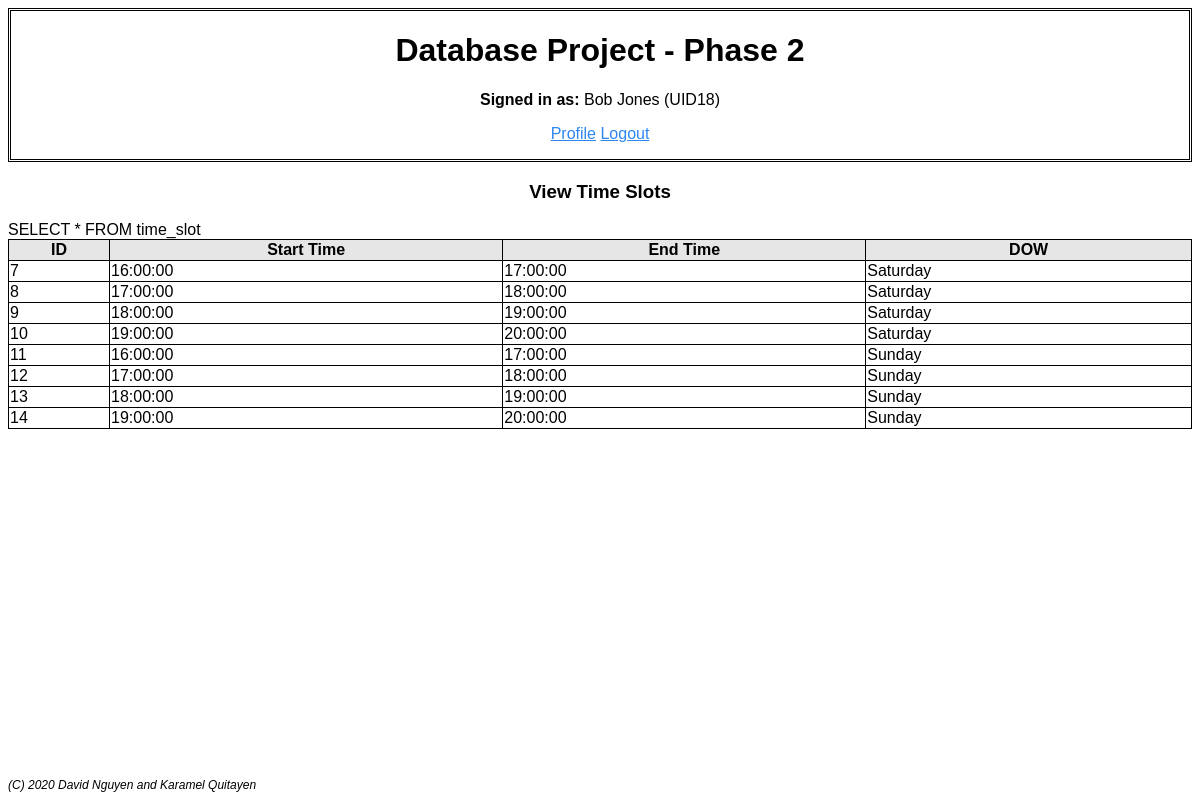
The page /view_time_slots_page.php (signed in) on the database its author committed.
### tables this page shows
CREATE TABLE `time_slot` (
  `time_slot_id` int(11) NOT NULL AUTO_INCREMENT,
  `day_of_the_week` varchar(255) NOT NULL,
  `start_time` time NOT NULL,
  `end_time` time NOT NULL,
  PRIMARY KEY (`time_slot_id`)
);

### view_time_slots_page.php (the view, shortened to what this page needs)
<html>
	<body>
		<?php
			include "header.php";
		?>
		<table style='width:100%'>
			<div align='center'>
				<h3>View Time Slots</h3>
			</div>
			<?php
				$myconnection = mysqli_connect('localhost', 'root', '') or die ('Could not connect: ' . mysql_error());
				$query = "SELECT * FROM time_slot";
				echo $query . "<br>";
				$result = mysqli_query($myconnection, $query) or die ('Query failed: ' . mysql_error());
				echo "<tr><th>ID</th><th>Start Time</th><th>End Time</th><th>DOW</th></tr>";
				while ($row = mysqli_fetch_array ($result, MYSQLI_ASSOC)) {
					echo "<tr>";
					echo "<td>$row[time_slot_id]</td>";
					echo "<td>$row[start_time]</td>";
					echo "<td>$row[end_time]</td>";
					echo "<td>$row[day_of_the_week]</td>";
					echo "</tr>";
				}
			?>
		</table>
	</body
</html>

### view_time_slots_page.php (style rules this page uses)
table, th, td { border: 1px solid black; border-collapse: collapse; margin-bottom: 50px; }

### header.php (style rules this page uses)
body { font: normal 16px Verdana, Geneva, sans-serif; }
th { background-color: #e6e6e6; }

### rows shown on the page
time_slot: time_slot_id "7", start_time "16:00:00", end_time "17:00:00", day_of_the_week "Saturday"
time_slot: time_slot_id "8", start_time "17:00:00", end_time "18:00:00", day_of_the_week "Saturday"
time_slot: time_slot_id "9", start_time "18:00:00", end_time "19:00:00", day_of_the_week "Saturday"
time_slot: time_slot_id "10", start_time "19:00:00", end_time "20:00:00", day_of_the_week "Saturday"
time_slot: time_slot_id "11", start_time "16:00:00", end_time "17:00:00", day_of_the_week "Sunday"
time_slot: time_slot_id "12", start_time "17:00:00", end_time "18:00:00", day_of_the_week "Sunday"
time_slot: time_slot_id "13", start_time "18:00:00", end_time "19:00:00", day_of_the_week "Sunday"
time_slot: time_slot_id "14", start_time "19:00:00", end_time "20:00:00", day_of_the_week "Sunday"

### other values the page prints
$name "Bob Jones"
$id "18"
